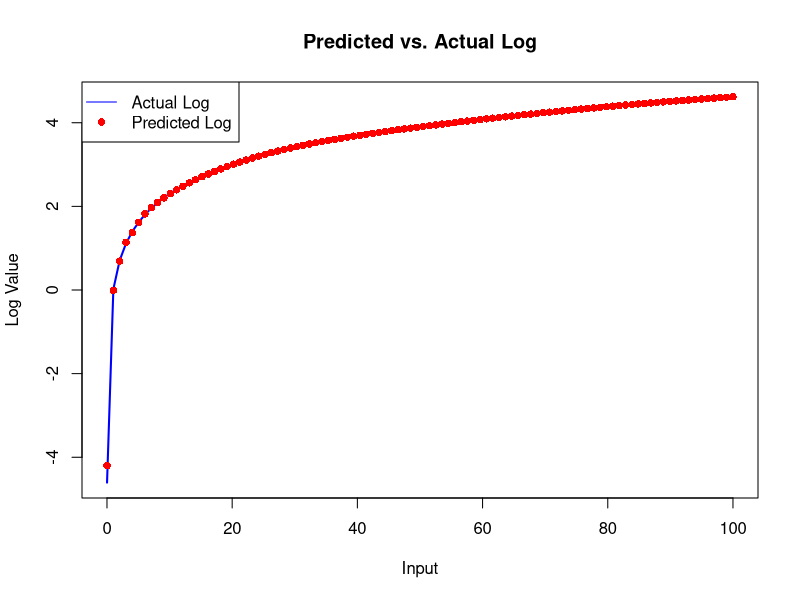

The R script that drew this image:
# Date:    2024-11-13
# Author:  r.kabir@mail.utoronto.ca; ChatGPT-4o
# ==============================================================================

# Set random seed for reproducibility
set.seed(46)

# Define the network structure
inputSize <- 1    # One input (x value)
hiddenSize1 <- 100  # First hidden layer size
hiddenSize2 <- 50   # Second hidden layer size
outputSize <- 1     # One output (log(x))

# Initialize weights randomly
weightsInputHidden1 <- matrix(runif(inputSize * hiddenSize1, -1, 1), nrow = hiddenSize1, ncol = inputSize)
biasHidden1 <- runif(hiddenSize1, -1, 1)
weightsHidden1Hidden2 <- matrix(runif(hiddenSize1 * hiddenSize2, -1, 1), nrow = hiddenSize2, ncol = hiddenSize1)
biasHidden2 <- runif(hiddenSize2, -1, 1)
weightsHiddenOutput <- runif(hiddenSize2, -1, 1)
biasOutput <- runif(1, -1, 1)

# Activation function - tanh
tanh <- function(x) {
  (exp(x) - exp(-x)) / (exp(x) + exp(-x))
}

# Tanh derivative for backpropagation
tanh_derivative <- function(x) {
  1 - tanh(x)^2
}

# Forward pass function with batch normalization
forward <- function(x) {
  hiddenInput1 <- weightsInputHidden1 %*% x + biasHidden1
  hiddenOutput1 <- tanh(hiddenInput1)

  hiddenInput2 <- weightsHidden1Hidden2 %*% hiddenOutput1 + biasHidden2
  hiddenOutput2 <- tanh(hiddenInput2)

  output <- sum(hiddenOutput2 * weightsHiddenOutput) + biasOutput
  return(list(output = output, hiddenOutput1 = hiddenOutput1, hiddenOutput2 = hiddenOutput2))
}

# Learning rate settings for schedule
initialLearningRate <- 0.0001

# Backpropagation with mini-batch support and learning rate schedule
backpropagation <- function(batchX, batchY, learningRate) {
  gradientWeightsHiddenOutput <- rep(0, length(weightsHiddenOutput))
  gradientBiasOutput <- 0
  gradientWeightsHidden1Hidden2 <- matrix(0, nrow = hiddenSize2, ncol = hiddenSize1)
  gradientBiasHidden2 <- rep(0, hiddenSize2)
  gradientWeightsInputHidden1 <- matrix(0, nrow = hiddenSize1, ncol = inputSize)
  gradientBiasHidden1 <- rep(0, hiddenSize1)

  for (i in 1:ncol(batchX)) {
    x <- batchX[, i, drop = FALSE]
    y <- batchY[i]

    forwardPass <- forward(x)
    predicted <- forwardPass$output
    hiddenOutput1 <- forwardPass$hiddenOutput1
    hiddenOutput2 <- forwardPass$hiddenOutput2

    # Calculate the error
    error <- (predicted - y)^2

    # Gradients for output layer
    dOutput <- 2*(predicted - y)

    # Gradients for hidden layer 2
    dHidden2 <- dOutput * weightsHiddenOutput * (1 - hiddenOutput2^2)

    # Gradients for hidden layer 1
    dHidden1 <- t(weightsHidden1Hidden2) %*% dHidden2 * (1 - hiddenOutput1^2)

    # Accumulate gradients
    gradientWeightsHiddenOutput <- gradientWeightsHiddenOutput + dOutput * hiddenOutput2
    gradientBiasOutput <- gradientBiasOutput + dOutput
    gradientWeightsHidden1Hidden2 <- gradientWeightsHidden1Hidden2 + dHidden2 %*% t(hiddenOutput1)
    gradientBiasHidden2 <- gradientBiasHidden2 + dHidden2
    gradientWeightsInputHidden1 <- gradientWeightsInputHidden1 + dHidden1 %*% t(x)
    gradientBiasHidden1 <- gradientBiasHidden1 + dHidden1
  }

  # Update weights and biases
  batchSize <- ncol(batchX)
  weightsHiddenOutput <<- weightsHiddenOutput - learningRate * (gradientWeightsHiddenOutput / batchSize)
  biasOutput <<- biasOutput - learningRate * (gradientBiasOutput / batchSize)
  weightsHidden1Hidden2 <<- weightsHidden1Hidden2 - learningRate * (gradientWeightsHidden1Hidden2 / batchSize)
  biasHidden2 <<- biasHidden2 - learningRate * (gradientBiasHidden2 / batchSize)
  weightsInputHidden1 <<- weightsInputHidden1 - learningRate * (gradientWeightsInputHidden1 / batchSize)
  biasHidden1 <<- biasHidden1 - learningRate * (gradientBiasHidden1 / batchSize)
}

# Generate training data with larger range and better coverage near zero
trainData <- exp(seq(-5, 5, length.out = 1000))  # Exponentially spaced data with larger range
trainLabels <- log(trainData)  # Labels: natural log of input data

# Define mini-batch size
batchSize <- 10

# Training loop with decreasing learning rate
epochs <- 1000
for (epoch in 1:epochs) {
  # Update learning rate based on decay
  learningRate <- initialLearningRate

  totalLoss <- 0
  indices <- sample(length(trainData))  # Shuffle data indices for each epoch

  # Process each mini-batch
  for (batchStart in seq(1, length(trainData), by = batchSize)) {
    batchIndices <- indices[batchStart:min(batchStart + batchSize - 1, length(trainData))]
    batchX <- matrix(trainData[batchIndices], nrow = inputSize, ncol = length(batchIndices))
    batchY <- trainLabels[batchIndices]

    backpropagation(batchX, batchY, learningRate)  # Update weights and biases based on mini-batch

    # Compute loss for tracking
    for (i in 1:length(batchIndices)) {
      prediction <- forward(batchX[, i, drop = FALSE])$output
      totalLoss <- totalLoss + (prediction - batchY[i])^2  # Squared error loss
    }
  }

  # Print progress every 10 epochs
  if (epoch %% 10 == 0) {
    cat("Epoch:", epoch, "Loss:", totalLoss / length(trainData), "\n")
  }
}

testData <- seq(0.01, 100, length.out = 100)

testPredictions <- sapply(testData, function(x) forward(matrix(x, nrow = inputSize))$output)

actualLog <- log(testData)

# Plot input vs. predicted log
plot(testData, actualLog, type = "l", col = "blue", lwd = 2, ylab = "Log Value", xlab = "Input", main = "Predicted vs. Actual Log")
points(testData, testPredictions, col = "red", pch = 16)
legend("topleft", legend = c("Actual Log", "Predicted Log"),
       col = c("blue", "red"),
       lty = c(1, 0),
       pch = c(NA, 16))

data.frame(TestValue = testData, PredictedLog = testPredictions, ActualLog = actualLog)

